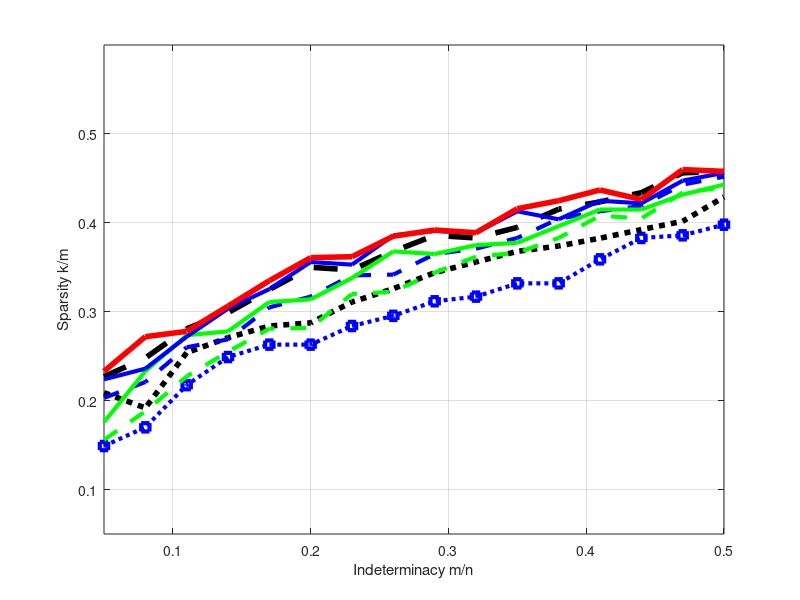

Recreate this plot in MATLAB. (Note: this script raises an error after producing the figure.)
load phase.mat

delta = linspace(0.05, 0.5, 16); 
figure;
plot(delta(1:end),phase1(1, 1:end),'bs:', 'LineWidth',3); % alg 
hold on
plot(delta(1:end),phase1(2, 1:end),'k:', 'LineWidth',4); % alg 

plot(delta(1:end),phase3(1, 1:end),'g--', 'LineWidth',3); % alg 
hold on
plot(delta(1:end),phase3(2, 1:end),'b--', 'LineWidth',3); % alg 
hold on
plot(delta(1:end),phase3(3, 1:end),'k--', 'LineWidth',4); % alg 

plot(delta(1:end),phase2(1, 1:end),'g-', 'LineWidth',3); % alg 
hold on
plot(delta(1:end),phase2(2, 1:end),'b-', 'LineWidth',3); % alg 
hold on
plot(delta(1:end),phase2(3, 1:end),'r-', 'LineWidth',4); % alg 


axis([0.05 0.55 0 0.6]);
ylabel('Sparsity k/m');
xlabel('Indeterminacy m/n');
grid on;
axis([0.05 0.5 0.05 0.6]);
legend('DORE', 'IDET-k',  'IDET-\gamma=0.7', 'IDET-\gamma=0.8', 'IDET-\gamma=0.9', ...
'IDET-\beta=0.7', 'IDET-\beta=0.8', 'IDET-\beta=0.9', 4);
% fn = strcat('Fig_PhaseTrans_DORE', '.fig'); 
% saveas(gcf, fn) 
set(gcf,'color','none');
set(gca,'color','none');
set(gcf,'InvertHardCopy','off');
print(gcf,'-depsc2',['Fig_PhaseTrans' '.eps']);



